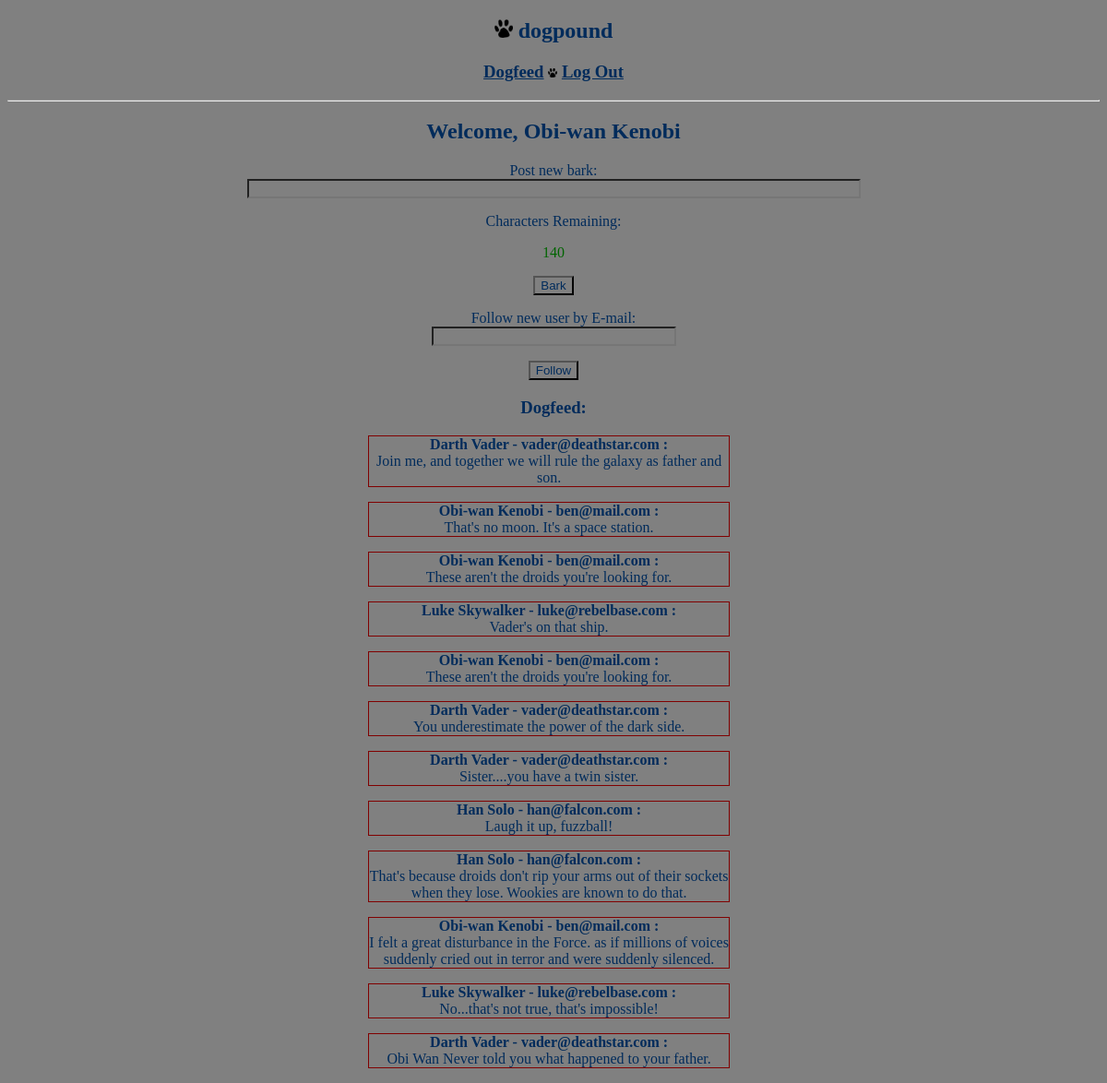
Before: /index (signed in) with the older database file.
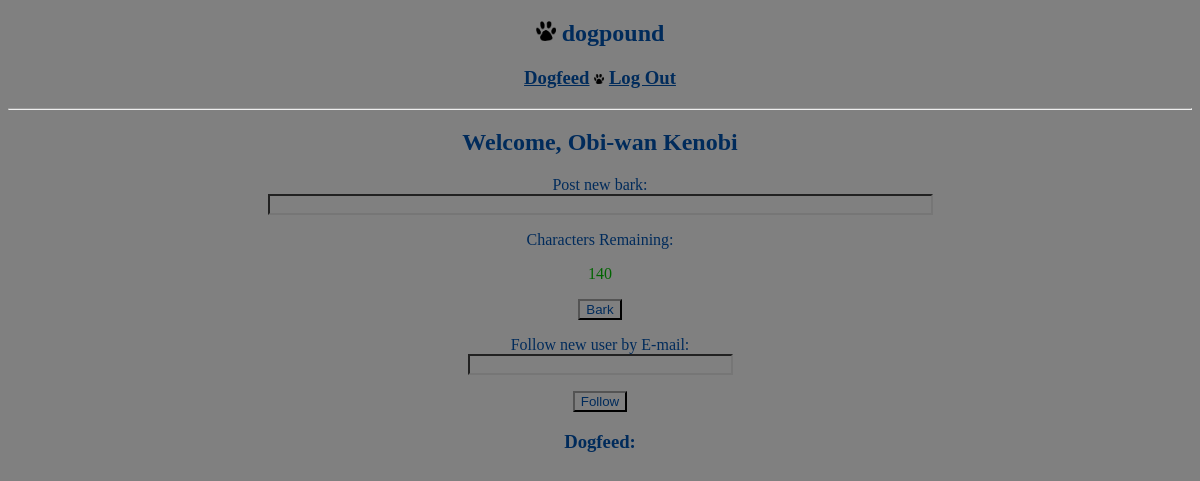
After: the same page with the newer database file.
### app/models.py (models this page shows, shortened)
class User(db.Model):
    id = db.Column(db.Integer, primary_key=True)
    email = db.Column(db.String(120), index=True, unique=True)
    firstName = db.Column(db.String(80))
    lastName = db.Column(db.String(80))
    password = db.Column(db.String(20))
    securityQuestion1 = db.Column(db.String(100))
    securityAnswer1 = db.Column(db.String(30))
    securityQuestion2 = db.Column(db.String(100))
    securityAnswer2 = db.Column(db.String(30))
    securityQuestion3 = db.Column(db.String(100))
    securityAnswer3 = db.Column(db.String(30))
    barks = db.relationship('Bark', backref='author', lazy='dynamic')
    def is_authenticated(self):
        return True

class Bark(db.Model):
    id = db.Column(db.Integer, primary_key=True)
    barkBody = db.Column(db.String(140))
    timestamp = db.Column(db.DateTime)
    user_id = db.Column(db.Integer, db.ForeignKey('user.id'))

### app/views.py (the view)
@app.route('/', methods=['GET', 'POST'])
@app.route('/index', methods=['GET', 'POST'])
@login_required
def index():
    form = BarkForm()
    follow_form = FollowForm()
    if form.validate_on_submit():
        bark = Bark(barkBody=form.barkBody.data, timestamp=datetime.utcnow(),
                    author=g.user)
        db.session.add(bark)
        db.session.commit() # commit database add
        form.barkBody.data = '' # Clear form field once bark is committed
    all_barks = Bark.query.order_by(Bark.timestamp.desc()).all()
    friendships = Friendship.query.filter(Friendship.user_id==g.user.id).all()
    friend_ids = [x.friend_id for x in friendships]
    valid_bark = [lambda x: x.author.id in friend_ids,
                  lambda x: x.author==g.user]
    def is_valid_bark(bark):
        for rule in valid_bark:
            if rule(bark):
                return True
        return False
    friends_barks = [bark for bark in all_barks if is_valid_bark(bark)]
    return render_template('index.html', title='Home', user=g.user,
                           barks=friends_barks, form=form, followForm=follow_form, loggedIn=is_logged_in())

### app/forms.py
class BarkForm(Form):
    barkBody = StringField('bark', validators=[DataRequired()])

class FollowForm(Form):
    email = StringField('email', validators=[DataRequired()])

### app/views.py (called while the page is built)
def is_logged_in():
    if g.user is not None and g.user.is_authenticated():
        return True
    return False

@app.before_request
def before_request():
    g.user = current_user

@login_manager.user_loader
def load_user(id):
    return User.query.get(int(id))

### app/templates/index.html (shortened to what this page needs)
{% extends "base.html" %}
{% block content %}
  <body>
        <h2>Welcome, {{ user.firstName }} {{ user.lastName }}</h2>
        <form action="" method="post" name="bark">
            <p>
                Post new bark:<br>
                {{ form.barkBody(size=80) }}<p>Characters Remaining: <div id='barkCount' class='valid'>140</div></p>
            </p>
            <p><input type="submit" value="Bark" id="barkSubmit"></p>
        </form>
        <form action="" method="post" name="follow">
            <p>
                Follow new user by E-mail:<br>
                {{ followForm.email(size=30) }}
            </p>
            <p><input type="submit" value="Follow" id="followSubmit"></p>
        </form>
        <h3>Dogfeed:</h3>
        {% for bark in barks %}
        <div><p id='bark'><b>{{ bark.author.firstName }} {{ bark.author.lastName }} - {{ bark.author.email }}
        :</b> <br>{{ bark.barkBody }}</p></div>
        {% endfor %}
{% endblock %}

### app/templates/base.html (shortened to what this page needs)
<!DOCTYPE html>
<html>
  <head>
	<link rel='stylesheet' type='text/css' href='../static/style.css'/>
  </head>
  <body>
    <div>
    	<h2>
	    	<img src='/static/paw.png' alt='dogpound' height='20em' width='20em'>
    		dogpound
		</h2>
		<h3 id='nav_links'>
			<a href='/index'>Dogfeed</a>
				<img src='/static/paw.png' alt='dogpound' height='10em' width='10em'>
		{% if loggedIn %}
			<a href='/logout'>Log Out</a>
		{% else %}
			<a href='/registration'>Register</a>
				<img src='/static/paw.png' alt='dogpound' height='10em' width='10em'>
			<a href='/login'>Log In</a>
		{% endif %}
		</h3>
    </div>
    <hr>
    {% block content %}{% endblock %}
  </body>
</html>

### app/static/style.css (style rules this page uses)
* { text-align: center; background-color: gray; color: #002b5b; }
.valid { color:DarkGreen; }

Changed rows visible on the page:
removed Bark: author.firstName "Darth", author.lastName "Vader", author.email "vader@deathstar.com", barkBody "Join me, and together we will rule the galaxy as father and son."
removed Bark: author.firstName "Obi-wan", author.lastName "Kenobi", author.email "ben@mail.com", barkBody "That's no moon. It's a space station."
removed Bark: author.firstName "Obi-wan", author.lastName "Kenobi", author.email "ben@mail.com", barkBody "These aren't the droids you're looking for."
removed Bark: author.firstName "Luke", author.lastName "Skywalker", author.email "luke@rebelbase.com", barkBody "Vader's on that ship."
removed Bark: author.firstName "Obi-wan", author.lastName "Kenobi", author.email "ben@mail.com", barkBody "These aren't the droids you're looking for."
removed Bark: author.firstName "Darth", author.lastName "Vader", author.email "vader@deathstar.com", barkBody "You underestimate the power of the dark side."
removed Bark: author.firstName "Darth", author.lastName "Vader", author.email "vader@deathstar.com", barkBody "Sister....you have a twin sister."
removed Bark: author.firstName "Han", author.lastName "Solo", author.email "han@falcon.com", barkBody "Laugh it up, fuzzball!"
removed Bark: author.firstName "Han", author.lastName "Solo", author.email "han@falcon.com", barkBody "That's because droids don't rip your arms out of their sockets when they lose. Wookies are known to do that."
removed Bark: author.firstName "Obi-wan", author.lastName "Kenobi", author.email "ben@mail.com", barkBody "I felt a great disturbance in the Force. as if millions of voices suddenly cried out in terror and were suddenly silenced."
removed Bark: author.firstName "Luke", author.lastName "Skywalker", author.email "luke@rebelbase.com", barkBody "No...that's not true, that's impossible!"
removed Bark: author.firstName "Darth", author.lastName "Vader", author.email "vader@deathstar.com", barkBody "Obi Wan Never told you what happened to your father."
